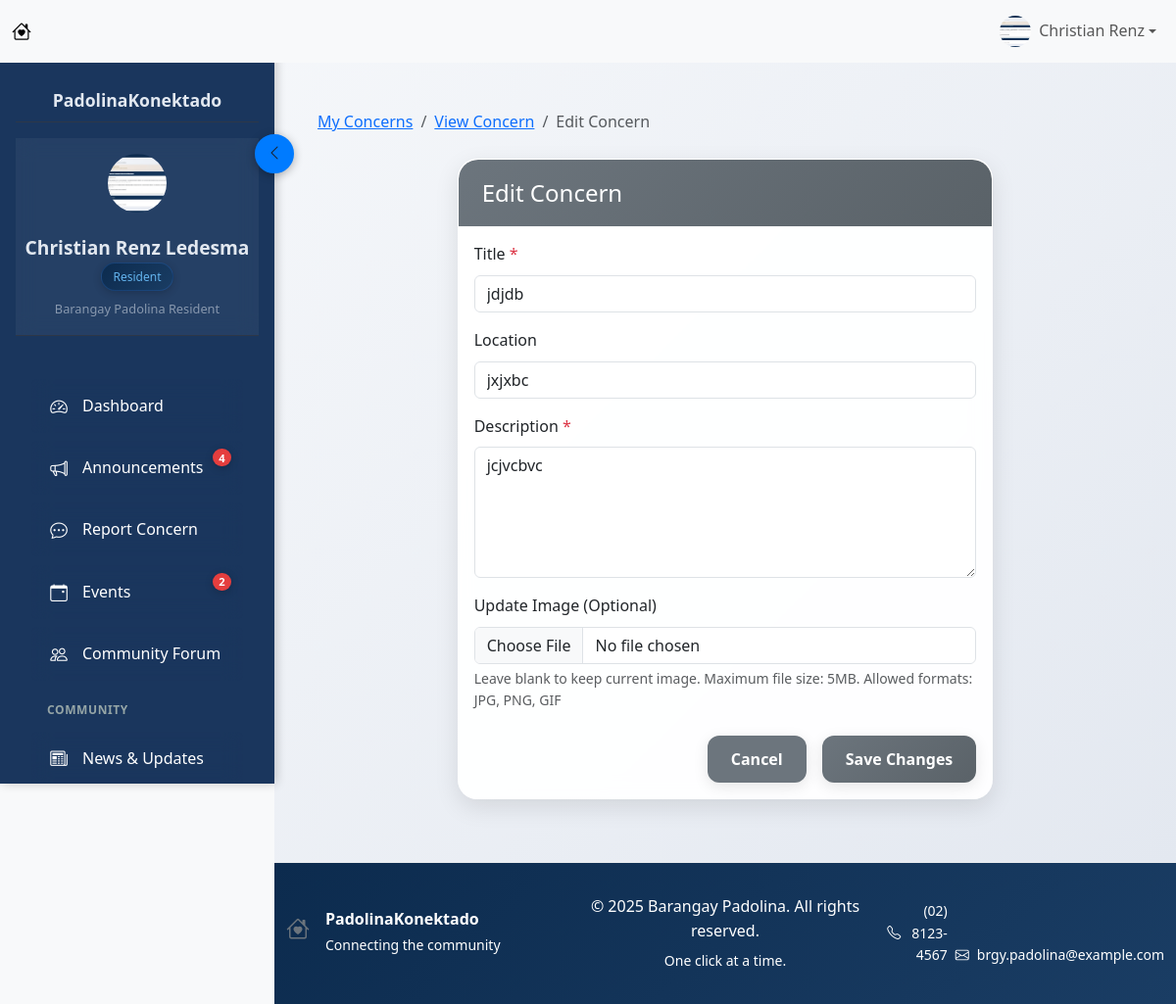
Page /concern/edit/12 (signed in) on the committed database.
### tables this page shows
CREATE TABLE "concerns" (
            id INTEGER PRIMARY KEY AUTOINCREMENT,
            user_id INTEGER NOT NULL,
            title TEXT NOT NULL,
            description TEXT NOT NULL,
            location TEXT,
            image_path TEXT,
            status TEXT DEFAULT 'pending',
            created_at TIMESTAMP DEFAULT CURRENT_TIMESTAMP,
            updated_at TIMESTAMP DEFAULT CURRENT_TIMESTAMP,
            FOREIGN KEY (user_id) REFERENCES users (id)
        );

### app.py (the view, shortened to what this page needs)
@app.route('/concern/edit/<int:concern_id>', methods=['GET', 'POST'])
def edit_concern(concern_id):
    if 'user_id' not in session:
        flash('Please login to edit this concern.', 'danger')
        return redirect(url_for('login'))
    try:
        conn = get_db_connection()
        cursor = conn.cursor()
        if request.method == 'GET':
            cursor.execute("""
                SELECT * FROM concerns
                WHERE id = ? AND user_id = ?
            """, (concern_id, session['user_id']))
            concern = cursor.fetchone()
            if not concern:
                flash('Concern not found or access denied.', 'danger')
                return redirect(url_for('my_concerns'))
            concern = dict(concern)
            return render_template('edit_concern.html',
                                title='Edit Concern',
                                concern=concern)
    except Exception as e:
        if 'conn' in locals():
            conn.rollback()
        print(f"Error updating concern: {e}")
        flash('An error occurred while updating the concern.', 'danger')
        return redirect(url_for('my_concerns'))
    finally:
        if 'conn' in locals():
            conn.close()

### app.py (called while the page is built)
def get_db_connection():
    conn = sqlite3.connect('padolinakonektado.db')
    conn.row_factory = sqlite3.Row
    return conn

def get_profile_picture_url(profile_picture):
    if profile_picture and profile_picture.strip():
        return url_for('static', filename=f'uploads/profile_pics/{profile_picture}')
    else:
        return url_for('static', filename='img/default_profile.png')

@app.context_processor
def inject_community_stats():
    if session.get('user_id'):
        stats = get_community_stats()
        return {
            'total_residents': stats['total_residents'],
            'total_concerns': stats['total_concerns'],
            'total_events': stats['total_events'],
            'total_announcements': stats['total_announcements']
        }
    return {}

@app.context_processor
def inject_profile_picture_url():
    return dict(get_profile_picture_url=get_profile_picture_url)

### templates/edit_concern.html (shortened to what this page needs)
{% extends "base.html" %}
{% block content %}
<div class="container mt-4">
    <nav aria-label="breadcrumb" class="mb-4">
        <ol class="breadcrumb">
            <li class="breadcrumb-item"><a href="{{ url_for('my_concerns') }}">My Concerns</a></li>
            <li class="breadcrumb-item"><a href="{{ url_for('view_concern', concern_id=concern.id) }}">View Concern</a></li>
            <li class="breadcrumb-item active" aria-current="page">Edit Concern</li>
        </ol>
    </nav>
    <div class="row justify-content-center">
        <div class="col-lg-8">
            <div class="card">
                <div class="card-header">
                    <h4 class="mb-0">Edit Concern</h4>
                </div>
                <div class="card-body">
                    <form action="{{ url_for('edit_concern', concern_id=concern.id) }}" method="POST" enctype="multipart/form-data">
                        <div class="mb-3">
                            <label for="title" class="form-label">Title <span class="text-danger">*</span></label>
                            <input type="text" class="form-control" id="title" name="title" value="{{ concern.title }}" required>
                        </div>
                        <div class="mb-3">
                            <label for="location" class="form-label">Location</label>
                            <input type="text" class="form-control" id="location" name="location"
                                   value="{{ concern.location if concern.location else '' }}"
                                   placeholder="Where is this concern located?">
                        </div>
                        <div class="mb-3">
                            <label for="description" class="form-label">Description <span class="text-danger">*</span></label>
                            <textarea class="form-control" id="description" name="description" rows="5" required>{{ concern.description }}</textarea>
                        </div>
                        <div class="mb-4">
                            <label for="image" class="form-label">Update Image (Optional)</label>
                            <input class="form-control" type="file" id="image" name="image" accept="image/*">
                            <div class="form-text">Leave blank to keep current image. Maximum file size: 5MB. Allowed formats: JPG, PNG, GIF</div>
                        </div>
                        <div class="d-grid gap-2 d-md-flex justify-content-md-end">
                            <a href="{{ url_for('view_concern', concern_id=concern.id) }}" class="btn btn-secondary me-md-2">
                                 Cancel
                            </a>
                            <button type="submit" class="btn btn-primary">
                                 Save Changes
                            </button>
                        </div>
                    </form>
                </div>
            </div>
        </div>
    </div>
</div>
{% endblock %}

### static/css/style.css (style rules this page uses)
:root { --primary-color: #0C2B4E; --secondary-color: #1A3D64; --success-color: #198754; --danger-color: #dc3545; --warning-color: #ffc107; --info-color: #1D546C; --dark-color: #343a40; --light-color: #f8f9fa; --sidebar-width: 280px; --gradient-primary: linear-gradient(135deg, #0C2B4E 0%, #1A3D64 100%); --gradient-secondary: linear-gradient(135deg, #1A3D64 0%, #1D546C 100%); --gradient-success: linear-gradient(135deg, #0C2B4E 0%, #1D546C 100%); --gradient-warning: linear-gradient(135deg, #1A3D64 0%, #1D546C 100%); --gradient-danger: linear-gradient(135deg, #0C2B4E 0%, #dc3545 100%); --gradient-dark: linear-gradient(135deg, #0C2B4E 0%, #1A3D64 100%); --gradient-sidebar: linear-gradient(180deg, #0C2B4E 0%, #1A3D64 100%); --gradient-card: linear-gradient(135deg, #0C2B4E 0%, #1D546C 100%); --gradient-welcome: linear-gradient(135deg, #0C2B4E 0%, #1D546C 100%); }
* { box-sizing: border-box; }
body { background-color: #f8f9fa; font-family: 'Segoe UI', Tahoma, Geneva, Verdana, sans-serif; line-height: 1.6; min-height: 100vh; margin: 0; padding: 0; display: flex; flex-direction: column; }
.card { border: none; border-radius: 20px; box-shadow: 0 8px 25px rgba(0, 0, 0, 0.1); margin-bottom: 2rem; transition: all 0.4s ease; backdrop-filter: blur(10px); background: rgba(255, 255, 255, 0.95); border: 1px solid rgba(255, 255, 255, 0.2); overflow: hidden; }
.card-header { border-radius: 20px 20px 0 0 !important; border: none; padding: 1.25rem 1.5rem; font-weight: 700; background: var(--gradient-primary); color: white; font-size: 1.1rem; }
.btn { border-radius: 12px; font-weight: 600; transition: all 0.3s ease; padding: 0.75rem 1.5rem; border: none; box-shadow: 0 4px 15px rgba(0, 0, 0, 0.1); }
.btn-primary { background: var(--gradient-primary); }

### templates/base.html (style rules this page uses)
:root { --sidebar-width: 280px; --sidebar-collapsed-width: 70px; --top-navbar-height: 56px; --transition-speed: 0.3s; --sidebar-bg: #1a365d; --sidebar-hover: #2d6bc2; --sidebar-active: var(--accent-color); --sidebar-text: #e2e8f0; --sidebar-text-muted: #a0aec0; --accent-color: #007bff; --accent-hover: #0056b3; --accent-light: rgba(0, 123, 255, 0.1); --accent-gradient: linear-gradient(135deg, #007bff 0%, #0056b3 100%); }
body { min-height: 100vh; background-color: #f8f9fa; }
.accent-default { --accent-color: #6c757d; --accent-hover: #5a6268; --accent-light: rgba(248, 249, 250, 0.5); --accent-gradient: linear-gradient(135deg, #6c757d 0%, #5a6268 100%); }
.btn-primary { background: var(--accent-gradient) !important; border-color: var(--accent-color) !important; }
.card-header { background: var(--accent-gradient) !important; }
.font-medium { font-size: 16px; }

### rows in the picture
concerns: title "jdjdb", location "jxjxbc", description "jcjvcbvc"

### other values in the picture
{{ session.first_name }} "Christian Renz"
{{ session.last_name }} "Ledesma"
{{ session.user_type|title }} "Resident"
{{ announcement_count }} "4"
